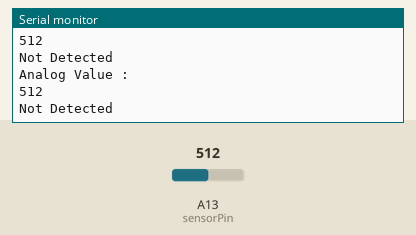
The sketch below on a simulated Arduino Mega 2560, built with avr-gcc and run on an emulated ATmega2560. Parts: the last lines printed to the serial monitor. The test bench sets the inputs (shaded band); at power-on: A13 (sensorPin) = 512.

Above: at 1.8 s.
1.9 s: A13 (sensorPin) set to 492
At 2.7 s:
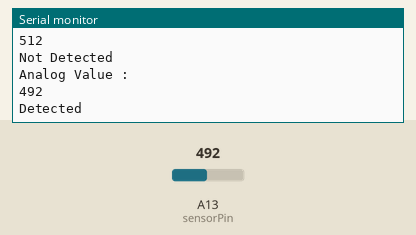
4.5 s: A13 (sensorPin) set to 510
At 5.8 s:
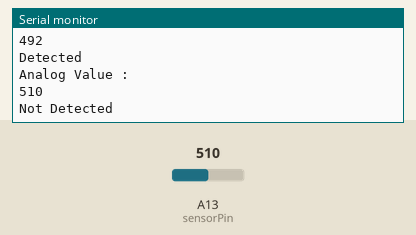
Timing chart, 0 to 7.5 s (numbered marks = the images above; inputs shaded):
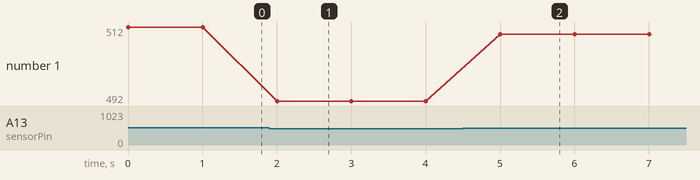

Measured:
- the behaviour switches between 500 and 499 on A13 (sensorPin) (found by bisection; images 0 and 1)
- after the input at 1.9 s, the serial monitor: prints a new line after 0.10 s (image 1)
- after the input at 4.5 s, the serial monitor: prints a new line after 0.50 s (image 2)
- plotted number 1: 512 → 492 after the input at 1.9 s, 492 → 510 after the input at 4.5 s

The sketch:

Moisture_sensor.ino
```cpp
int sensorPin = A13;
int sensorValue;
int limit = 500;

void setup() {
 Serial.begin(115200);

}

void loop() {

 sensorValue = analogRead(sensorPin);
 Serial.println("Analog Value : ");
 Serial.println(sensorValue);

 if (sensorValue<limit) {
 Serial.println("Detected");
 }
 else {
 Serial.println("Not Detected");
 }

 delay(1000);
}
```
